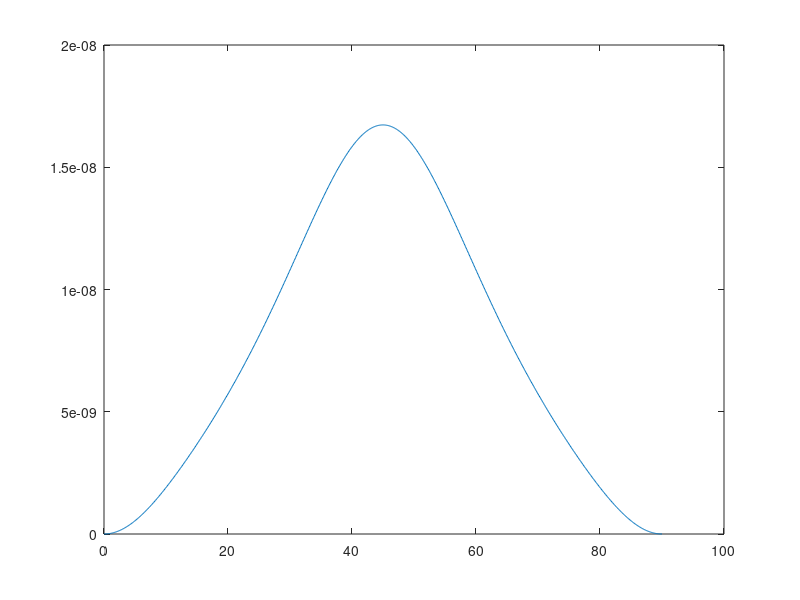

Here is the MATLAB script that generated this plot:
t=0:0.1:90;
y=t*pi/180;
U =-(73786976294838206464*atan((3937*(290963886665226059011546923419023514268506438509963372704817829077643468860293120000*sin(4*y) -...
    362246567004494312852946755398053885058044176820794539513106433334067044936581120000*sin(2*y) +...
    2233348235352977769090014541742324563098425698485973534074506825203173031936000000*sin(6*y) +...
    1096312456118655082094780253794332574726338825008092253753644564576833728675840000*sin(8*y)))./...
    (515625*(1885996563306389410393072439710958431408212270682697007743460755587448034178287551360*cos(2*y).^6 +...
    125283908784806749122218958006669528988475227531372979251457362861591733964113149991583*cos(2*y).^4 +...
    297009708733950977754244217387400196605349941608251994122096366475861849200660659024586*cos(2*y).^2 -...
    685439368710424775260689615954375688458115412751135550451020959767670393504090134450409)) - ...
    (3937*(362246567004494312852946755398053885058044176820794539513106433334067044936581120000*sin(2*y) +...
    290963886665226059011546923419023514268506438509963372704817829077643468860293120000*sin(4*y) -...
    2233348235352977769090014541742324563098425698485973534074506825203173031936000000*sin(6*y) + ...
    1096312456118655082094780253794332574726338825008092253753644564576833728675840000*sin(8*y)))./...
    (515625*(1885996563306389410393072439710958431408212270682697007743460755587448034178287551360*cos(2*y).^6 +...
    125283908784806749122218958006669528988475227531372979251457362861591733964113149991583*cos(2*y).^4 +...
    297009708733950977754244217387400196605349941608251994122096366475861849200660659024586*cos(2*y).^2 -...
    685439368710424775260689615954375688458115412751135550451020959767670393504090134450409))).*...
    ((3937*(290963886665226059011546923419023514268506438509963372704817829077643468860293120000*sin(4*y) -...
    362246567004494312852946755398053885058044176820794539513106433334067044936581120000*sin(2*y) +...
    2233348235352977769090014541742324563098425698485973534074506825203173031936000000*sin(6*y) +...
    1096312456118655082094780253794332574726338825008092253753644564576833728675840000*sin(8*y)))./...
    (2578125*(1885996563306389410393072439710958431408212270682697007743460755587448034178287551360*cos(2*y).^6 +...
    125283908784806749122218958006669528988475227531372979251457362861591733964113149991583*cos(2*y).^4 +...
    297009708733950977754244217387400196605349941608251994122096366475861849200660659024586*cos(2*y).^2 - ...
    685439368710424775260689615954375688458115412751135550451020959767670393504090134450409)) - ...
    (3937*(362246567004494312852946755398053885058044176820794539513106433334067044936581120000*sin(2*y) +...
    290963886665226059011546923419023514268506438509963372704817829077643468860293120000*sin(4*y) -...
    2233348235352977769090014541742324563098425698485973534074506825203173031936000000*sin(6*y) +...
    1096312456118655082094780253794332574726338825008092253753644564576833728675840000*sin(8*y)))./...
    (2578125*(1885996563306389410393072439710958431408212270682697007743460755587448034178287551360*cos(2*y).^6 +...
    125283908784806749122218958006669528988475227531372979251457362861591733964113149991583*cos(2*y).^4 +...
    297009708733950977754244217387400196605349941608251994122096366475861849200660659024586*cos(2*y).^2 -...
    685439368710424775260689615954375688458115412751135550451020959767670393504090134450409))).*...
    (4714991408265973525982681099277396078520530676706742519358651888968620085445718878400*cos(4*y).^3 +...
    640564518148831666189042833331179833177937729686985123815362769974864530076902906593115*cos(4*y).^2 +...
    4237081149412375189342579797238529444173813283426369961293613249041441691904075246796890*cos(4*y) -...
    10107555751536686008534272674080886762087912170606619429022810064397862088169184629926005))./...
    (4406882887023435*(843907553957760548443538564097928751471349338147899636572024362832990439865677114245120*cos(4*y).^2 +...
    111357373794524496724705480304009838299109993926604587346790163581747883076455406074068992*cos(4*y) +...
    291430075239833000093061427177536992678984322086769978335436039559514898862865599564873728));
plot(t,U)